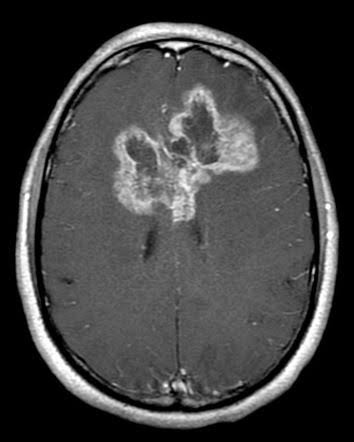
#> input picture backend/uploads/Te-gl_1.jpg, 354 x 442 px, found by its file name
$ python segmentation.py
#> lines starting #> are read from the running program, lines starting #| are printed output that depends on the picture; after the words box and inside, x2 and y2 are one past the last pixel; in counts of white or black regions, pixels touching at a corner belong together
### backend/utils/preprocessing.py
"""
===========================================================
BrainInsight AI
Preprocessing Utility
-----------------------------------------------------------
This module contains reusable image preprocessing functions
used throughout the backend.

Pipeline:
1. Read Image
2. Resize
3. Convert to Grayscale
4. Histogram Equalization
5. Gaussian Blur
6. Otsu Thresholding
7. Morphological Opening
8. Morphological Closing
===========================================================
"""

import cv2
import numpy as np
from pathlib import Path

# ==========================================================
# Configuration
# ==========================================================

IMAGE_SIZE = (256, 256)

# ==========================================================
# Read Image
# ==========================================================

def load_image(image_path: str) -> np.ndarray:
    """
    Loads an image from disk.

    Parameters
    ----------
    image_path : str

    Returns
    -------
    numpy.ndarray
    """

    image = cv2.imread(str(image_path))

    if image is None:
        raise FileNotFoundError(
            f"Unable to load image: {image_path}"
        )

    return image


# ==========================================================
# Resize Image
# ==========================================================

def resize_image(
    image: np.ndarray,
    size: tuple = IMAGE_SIZE
) -> np.ndarray:
    """
    Resize image.
    """

    return cv2.resize(image, size)


# ==========================================================
# Convert to Grayscale
# ==========================================================

def to_grayscale(image: np.ndarray) -> np.ndarray:
    """
    Convert BGR image to grayscale.
    """

    return cv2.cvtColor(image, cv2.COLOR_BGR2GRAY)


# ==========================================================
# Histogram Equalization
# ==========================================================

def histogram_equalization(
    gray_image: np.ndarray
) -> np.ndarray:
    """
    Improve image contrast.
    """

    return cv2.equalizeHist(gray_image)


# ==========================================================
# Gaussian Blur
# ==========================================================

def gaussian_blur(
    image: np.ndarray,
    kernel_size=(5, 5)
) -> np.ndarray:
    """
    Remove image noise.
    """

    return cv2.GaussianBlur(
        image,
        kernel_size,
        0
    )


# ==========================================================
# Otsu Thresholding
# ==========================================================

def otsu_threshold(
    image: np.ndarray
) -> np.ndarray:
    """
    Perform Otsu thresholding.
    """

    _, threshold = cv2.threshold(
        image,
        0,
        255,
        cv2.THRESH_BINARY + cv2.THRESH_OTSU
    )

    return threshold


# ==========================================================
# Morphological Opening
# ==========================================================

def morphological_opening(
    image: np.ndarray,
    kernel_size=(3, 3)
) -> np.ndarray:
    """
    Remove small white noise.
    """

    kernel = np.ones(kernel_size, np.uint8)

    return cv2.morphologyEx(
        image,
        cv2.MORPH_OPEN,
        kernel
    )


# ==========================================================
# Morphological Closing
# ==========================================================

def morphological_closing(
    image: np.ndarray,
    kernel_size=(3, 3)
) -> np.ndarray:
    """
    Fill small holes.
    """

    kernel = np.ones(kernel_size, np.uint8)

    return cv2.morphologyEx(
        image,
        cv2.MORPH_CLOSE,
        kernel
    )


# ==========================================================
# Complete Preprocessing Pipeline
# ==========================================================

def preprocess_image(image_path: str) -> np.ndarray:
    """
    Complete preprocessing pipeline.

    Parameters
    ----------
    image_path : str

    Returns
    -------
    numpy.ndarray
        Final processed image.
    """

    image = load_image(image_path)

    image = resize_image(image)

    gray = to_grayscale(image)

    equalized = histogram_equalization(gray)

    blurred = gaussian_blur(equalized)

    threshold = otsu_threshold(blurred)

    opened = morphological_opening(threshold)

    processed = morphological_closing(opened)

    return processed


# ==========================================================
# Test
# ==========================================================

# [14 lines that do not run on import are left out]

### backend/utils/segmentation.py
"""
===========================================================
BrainInsight AI
Segmentation Utility
-----------------------------------------------------------
Performs tumor segmentation using OpenCV.

Pipeline
--------
1. Image Preprocessing
2. Contour Detection
3. Tumor Mask Generation
4. Bounding Box Detection
5. Tumor Measurements
6. Save Segmentation Outputs

Author : Raiza Duggal
===========================================================
"""

import cv2
import numpy as np
from pathlib import Path

from utils.preprocessing import preprocess_image

# ==========================================================
# Output Directory
# ==========================================================

PROJECT_ROOT = Path(__file__).resolve().parents[2]

OUTPUT_DIR = PROJECT_ROOT / "outputs" / "segmented_images"

OUTPUT_DIR.mkdir(parents=True, exist_ok=True)


# ==========================================================
# Find Largest Contour
# ==========================================================

def get_largest_contour(binary_image):
    """
    Returns the largest contour from a binary image.
    """

    contours, _ = cv2.findContours(
        binary_image,
        cv2.RETR_EXTERNAL,
        cv2.CHAIN_APPROX_SIMPLE
    )

    if not contours:
        return None

    return max(contours, key=cv2.contourArea)


# ==========================================================
# Tumor Measurements
# ==========================================================

def calculate_measurements(image, contour):
    """
    Calculate tumor measurements.
    """

    area = float(cv2.contourArea(contour))

    perimeter = float(cv2.arcLength(contour, True))

    circularity = (
        4 * np.pi * area
    ) / (perimeter ** 2 + 1e-6)

    brightness = float(np.mean(image))

    texture = float(np.std(image))

    edge_irregularity = float(
        perimeter / (np.sqrt(area) + 1e-6)
    )

    tumor_percentage = float(
        (area / image.size) * 100
    )

    return {

        "area": round(area, 2),

        "tumor_percentage": round(tumor_percentage, 2),

        "perimeter": round(perimeter, 2),

        "circularity": round(float(circularity), 4),

        "brightness": round(brightness, 2),

        "texture": round(texture, 2),

        "edge_irregularity": round(edge_irregularity, 4)

    }


# ==========================================================
# Segment Tumor
# ==========================================================

def segment_tumor(image_path):
    """
    Performs tumor segmentation and saves output images.
    """

    processed = preprocess_image(image_path)
#> in load_image, image is the input picture: shape (442, 354, 3); min 0, max 255, mean 66
#> in resize_image, `return cv2.resize(image, size)`:
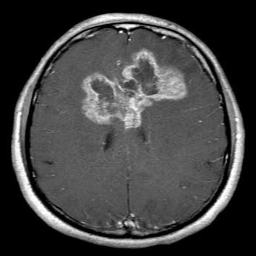
#> returned value: shape (256, 256, 3); min 0, max 255, mean 65.9
#> in histogram_equalization, `return cv2.equalizeHist(gray_image)`:
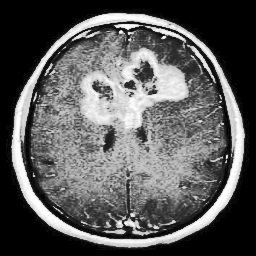
#> returned value: shape (256, 256); min 0, max 255, mean 91
#> in gaussian_blur, `return cv2.GaussianBlur( image, kernel_size, 0 )`:
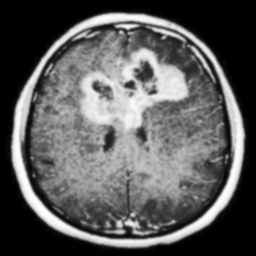
#> returned value: shape (256, 256); min 0, max 254, mean 91
#> in otsu_threshold, `_, threshold = cv2.threshold( image, 0, 255, cv2.THRESH_BINARY + cv2.T..`:
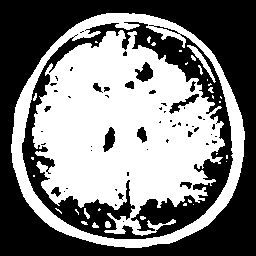
#> threshold: shape (256, 256); 48.9% white; 33 white regions (24 under 20 px), largest, box (x1, y1, x2, y2) and area: (32, 30, 225, 236) 24178, (11, 13, 245, 248) 7328, (187, 45, 216, 83) 193
#> in morphological_opening, `return cv2.morphologyEx( image, cv2.MORPH_OPEN, kernel )`:
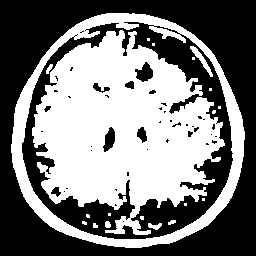
#> returned value: shape (256, 256); 48.1% white; 20 white regions (12 under 20 px), largest, box (x1, y1, x2, y2) and area: (32, 30, 225, 235) 23729, (11, 13, 245, 248) 7292, (190, 46, 213, 77) 169
#> in morphological_closing, `return cv2.morphologyEx( image, cv2.MORPH_CLOSE, kernel )`:
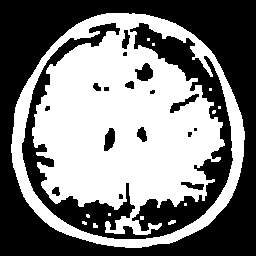
#> returned value: shape (256, 256); 48.9% white; 13 white regions (10 under 20 px)

    contour = get_largest_contour(processed)
#> in get_largest_contour, `contours, _ = cv2.findContours( binary_image, cv2.RETR_EXTERNAL, cv2.C..`: contours = 1 contour; box (x1, y1, x2, y2) and area: (11, 13, 245, 248) 43169
#> contour = contour of 338 points, box (x1, y1, x2, y2) (11, 13, 245, 248), area 43169

    if contour is None:

        return {

            "mask_path": None,

            "segmented_image_path": None,

            "bounding_box": None,

            "measurements": None

        }

    # ------------------------------------------------------

    mask = np.zeros_like(processed)

    cv2.drawContours(
        mask,
        [contour],
        -1,
        255,
        thickness=-1
    )
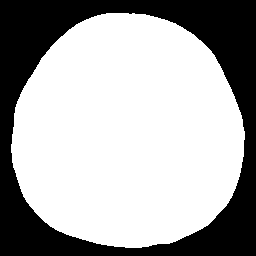
#> mask: shape (256, 256); 66.4% white; 1 black region, box (x1, y1, x2, y2) and area: (0, 0, 256, 256) 22030

    segmented = cv2.bitwise_and(
        processed,
        mask
    )

    # ------------------------------------------------------

    x, y, w, h = cv2.boundingRect(contour)
#> x = 11; y = 13; w = 234; h = 235

    # ------------------------------------------------------

    measurements = calculate_measurements(
        processed,
        contour
    )
#> in calculate_measurements, `area = float(cv2.contourArea(contour))`: area = 43169
#> in calculate_measurements, `perimeter = float(cv2.arcLength(contour, True))`: perimeter = 781.4
#> in calculate_measurements, `circularity = ( 4 * np.pi * area ) / (perimeter ** 2 + 1e-6)`: circularity = 0.889
#> in calculate_measurements, `brightness = float(np.mean(image))`: brightness = 124.8
#> in calculate_measurements, `texture = float(np.std(image))`: texture = 127.5
#> in calculate_measurements, `edge_irregularity = float( perimeter / (np.sqrt(area) + 1e-6) )`: edge_irregularity = 3.76
#> in calculate_measurements, `tumor_percentage = float( (area / image.size) * 100 )`: tumor_percentage = 65.87
#> measurements = {'area': 43169, 'tumor_percentage': 65.87, 'perimeter': 781.4, 'circularity': 0.889, 'brightness': 124.8, 'texture': 127.5, 'edge_irregularity': 3.76}

    # ------------------------------------------------------
    # Save Images
    # ------------------------------------------------------

    image_name = Path(image_path).stem

    mask_path = OUTPUT_DIR / f"{image_name}_mask.png"

    segmented_path = OUTPUT_DIR / f"{image_name}_segmented.png"

    cv2.imwrite(str(mask_path), mask)

    cv2.imwrite(str(segmented_path), segmented)

    # ------------------------------------------------------

    return {

        "mask_path": str(mask_path),

        "segmented_image_path": str(segmented_path),

        "bounding_box": {

            "x": int(x),

            "y": int(y),

            "width": int(w),

            "height": int(h)

        },

        "measurements": measurements

    }


# ==========================================================
# Draw Bounding Box
# ==========================================================

def draw_bounding_box(image_path):
    """
    Draw bounding box on original MRI image.
    """

    image = cv2.imread(image_path)

    image = cv2.resize(image, (256, 256))

    result = segment_tumor(image_path)

    if result["bounding_box"] is None:

        return image

    box = result["bounding_box"]

    cv2.rectangle(

        image,

        (box["x"], box["y"]),

        (

            box["x"] + box["width"],

            box["y"] + box["height"]

        ),

        (0, 255, 0),

        2

    )

    return image


# ==========================================================
# Test
# ==========================================================

if __name__ == "__main__":

    IMAGE = "../dataset/Testing/glioma/Te-gl_1.jpg"

    result = segment_tumor(IMAGE)
#> result = 4 items

    print("=" * 60)

    print("Segmentation Successful")

    print(result)
#> (printed output is left out)

    print("=" * 60)

$ run again, with backend/uploads/Te-gl_2.jpg copied over backend/uploads/Te-gl_1.jpg
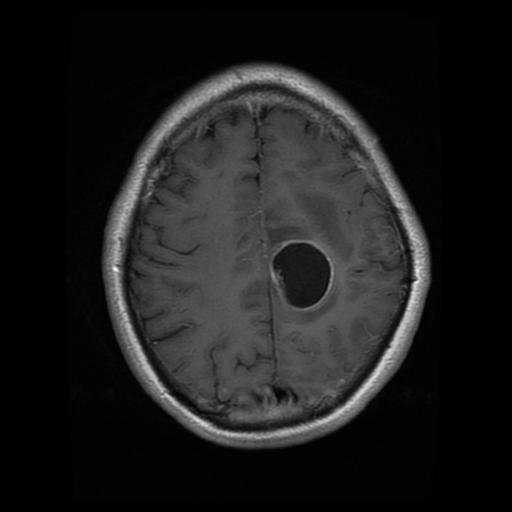
#> input picture backend/uploads/Te-gl_2.jpg, 512 x 512 px, found by its file name
#> in load_image, image is the input picture: shape (512, 512, 3); min 0, max 255, mean 28.6
#> in otsu_threshold, `_, threshold = cv2.threshold( image, 0, 255, cv2.THRESH_BINARY + cv2.T..`:
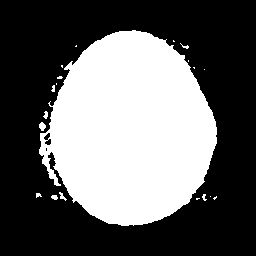
#> threshold: shape (256, 256); 38.9% white; 20 white regions (12 under 20 px), largest, box (x1, y1, x2, y2) and area: (39, 30, 217, 226) 25254, (39, 122, 46, 131) 44, (59, 192, 67, 201) 30
#> contours = 7 contours, 6 with area under 20; largest, box (x1, y1, x2, y2) and area: (39, 30, 217, 226) 25034
#> contour = contour of 294 points, box (x1, y1, x2, y2) (39, 30, 217, 226), area 25034
#> in segment_tumor, `cv2.drawContours( mask, [contour], -1, 255, thickness=-1 )`:
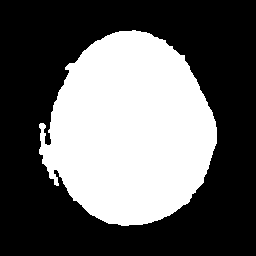
#> mask: shape (256, 256); 38.7% white; 1 white region, box (x1, y1, x2, y2) and area: (39, 30, 217, 226) 25347
#> segmented: shape (256, 256); 38.6% white; 1 white region, box (x1, y1, x2, y2) and area: (39, 30, 217, 226) 25268
#> x = 39; y = 30; w = 178; h = 196
#> area = 25033.5
#> perimeter = 721.5
#> circularity = 0.604
#> brightness = 98.66
#> texture = 124.2
#> edge_irregularity = 4.56
#> tumor_percentage = 38.2
#> measurements = {'area': 25033.5, 'tumor_percentage': 38.2, 'perimeter': 721.5, 'circularity': 0.604, 'brightness': 98.66, 'texture': 124.2, 'edge_irregularity': 4.56}
#> result = 4 items
#> (printed output is left out)

$ run again, with backend/uploads/Te-gl_64.jpg copied over backend/uploads/Te-gl_1.jpg
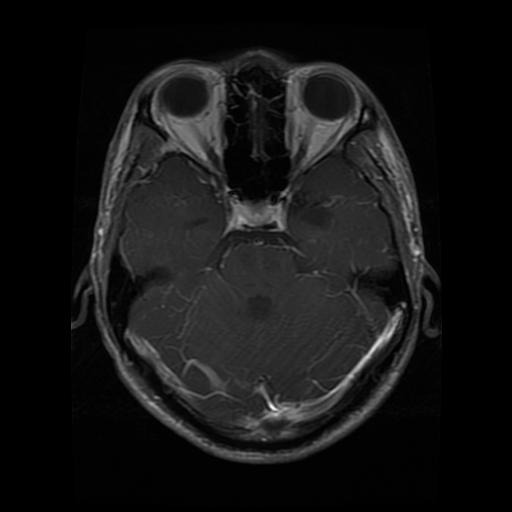
#> input picture backend/uploads/Te-gl_64.jpg, 512 x 512 px, found by its file name
#> in load_image, image is the input picture: shape (512, 512, 3); min 0, max 255, mean 21.2
#> in otsu_threshold, `_, threshold = cv2.threshold( image, 0, 255, cv2.THRESH_BINARY + cv2.T..`:
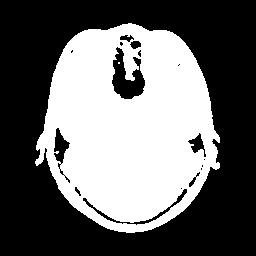
#> threshold: shape (256, 256); 41.1% white; 2 white regions (1 under 20 px), largest, box (x1, y1, x2, y2) and area: (35, 23, 220, 233) 26943
#> contours = 1 contour; box (x1, y1, x2, y2) and area: (35, 23, 220, 233) 28635
#> contour = contour of 321 points, box (x1, y1, x2, y2) (35, 23, 220, 233), area 28635
#> in segment_tumor, `cv2.drawContours( mask, [contour], -1, 255, thickness=-1 )`:
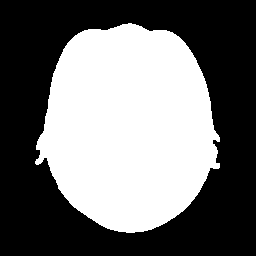
#> mask: shape (256, 256); 44.2% white; 1 white region, box (x1, y1, x2, y2) and area: (35, 23, 220, 233) 28937
#> x = 35; y = 23; w = 185; h = 210
#> area = 28635
#> perimeter = 698.9
#> circularity = 0.737
#> brightness = 105.9
#> texture = 125.7
#> edge_irregularity = 4.13
#> tumor_percentage = 43.69
#> measurements = {'area': 28635, 'tumor_percentage': 43.69, 'perimeter': 698.9, 'circularity': 0.737, 'brightness': 105.9, 'texture': 125.7, 'edge_irregularity': 4.13}
#> result = 4 items
#> (printed output is left out)

$ run again, with backend/uploads/Te-aug-me_4.jpg copied over backend/uploads/Te-gl_1.jpg
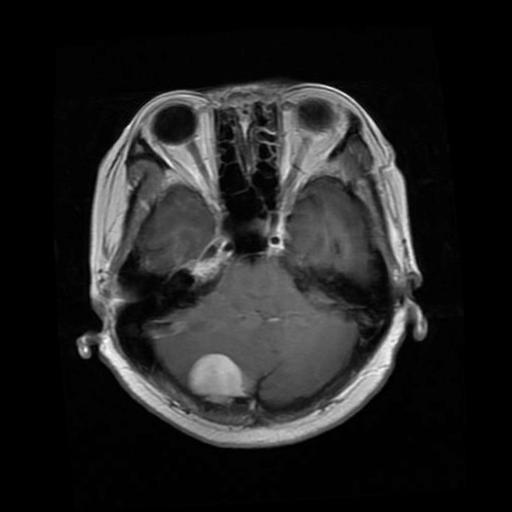
#> input picture backend/uploads/Te-aug-me_4.jpg, 512 x 512 px, found by its file name
#> in load_image, image is the input picture: shape (512, 512, 3); min 0, max 254, mean 34.2
#> threshold: shape (256, 256); 40.2% white; 15 white regions (12 under 20 px), largest, box (x1, y1, x2, y2) and area: (35, 37, 231, 225) 26227, (193, 47, 200, 56) 24, (221, 121, 225, 131) 21
#> contours = 4 contours, 3 with area under 20; largest, box (x1, y1, x2, y2) and area: (36, 37, 222, 225) 26150
#> contour = contour of 241 points, box (x1, y1, x2, y2) (36, 37, 222, 225), area 26150
#> mask: shape (256, 256); 40.4% white; 1 white region, box (x1, y1, x2, y2) and area: (36, 37, 222, 225) 26454
#> in segment_tumor, `segmented = cv2.bitwise_and( processed, mask )`:
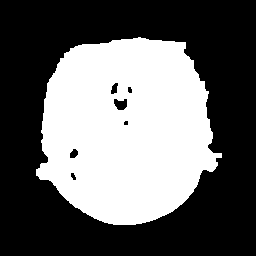
#> segmented: shape (256, 256); 39.9% white; 1 white region, box (x1, y1, x2, y2) and area: (36, 37, 222, 225) 26177
#> x = 36; y = 37; w = 186; h = 188
#> area = 26150
#> perimeter = 682.2
#> circularity = 0.706
#> brightness = 102
#> texture = 124.9
#> edge_irregularity = 4.22
#> tumor_percentage = 39.9
#> measurements = {'area': 26150, 'tumor_percentage': 39.9, 'perimeter': 682.2, 'circularity': 0.706, 'brightness': 102, 'texture': 124.9, 'edge_irregularity': 4.22}
#> result = 4 items
#> (printed output is left out)
